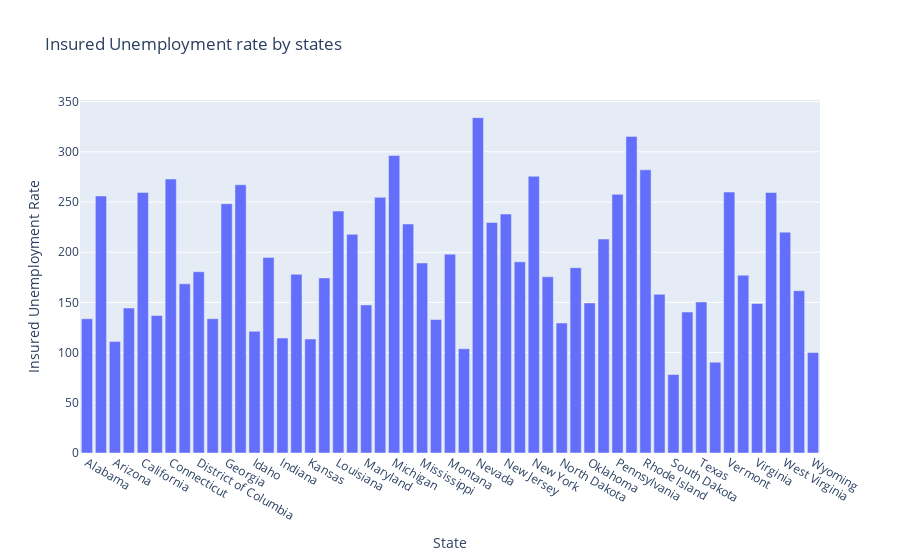

The code cell stored with this chart in its notebook:
### Code cell
px.bar(df_statewise,x='State',y='Insured Unemployment Rate',title ="Insured Unemployment rate by states")

### Figure 1 — Plotly figure (JSON) as saved in the notebook; plotly's stock layout.template omitted (floating-point values rounded to 4 significant figures)
{"data": [{"alignmentgroup": "True", "hovertemplate": "State=%{x}<br>Insured Unemployment Rate=%{y}<extra></extra>", "legendgroup": "", "marker": {"color": "#636efa"}, "name": "", "offsetgroup": "", "orientation": "v", "showlegend": false, "textposition": "auto", "type": "bar", "x": ["Alabama", "Alaska", "Arizona", "Arkansas", "California", "Colorado", "Connecticut", "Delaware", "District of Columbia", "Florida", "Georgia", "Hawaii", "Idaho", "Illinois", "Indiana", "Iowa", "Kansas", "Kentucky", "Louisiana", "Maine", "Maryland", "Massachusetts", "Michigan", "Minnesota", "Mississippi", "Missouri", "Montana", "Nebraska", "Nevada", "New Hampshire", "New Jersey", "New Mexico", "New York", "North Carolina", "North Dakota", "Ohio", "Oklahoma", "Oregon", "Pennsylvania", "Puerto Rico", "Rhode Island", "South Carolina", "South Dakota", "Tennessee", "Texas", "Utah", "Vermont", "Virgin Islands", "Virginia", "Washington", "West Virginia", "Wisconsin", "Wyoming"], "xaxis": "x", "y": [133.7, 256.0, 111.0, 144.4, 259.6, 137, 272.9, 168.5, 180.6, 133.8, 248.3, 267.2, 121.3, 194.8, 114.5, 178.1, 113.5, 174.4, 241.0, 217.8, 147.5, 254.7, 296.3, 228.1, 189.3, 133, 198.1, 103.9, 334.1, 229.6, 238, 190.4, 275.7, 175.5, 129.5, 184.6, 149.5, 213.1, 257.6, 315.4, 282.1, 158.0, 78.19, 140.4, 150.4, 90.45, 259.9, 177.2, 148.9, 259.5, 220.0, 161.7, 100.1], "yaxis": "y"}], "layout": {"autosize": true, "barmode": "relative", "legend": {"tracegroupgap": 0}, "title": {"text": "Insured Unemployment rate by states"}, "xaxis": {"anchor": "y", "autorange": true, "domain": [0, 1], "range": [-0.5, 52.5], "title": {"text": "State"}, "type": "category"}, "yaxis": {"anchor": "x", "autorange": true, "domain": [0, 1], "range": [0, 351.6], "title": {"text": "Insured Unemployment Rate"}, "type": "linear"}}}
